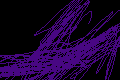

The image is a tile-based game level rendered from a .tmx file. Its description and source (layers, tilesets, objects; grid data summarised) follow:
An orthogonal 120x80 tile map with 1x1 px tiles, 2 tile layers (Tile Layer 1, purple).

<map version="1.9" tiledversion="1.9.2" orientation="orthogonal" renderorder="right-down" width="120" height="80" tilewidth="1" tileheight="1" infinite="0" nextlayerid="3" nextobjectid="1">
 <tileset firstgid="1" source="../OneDrive/Desktop/terrain_block.tsx" />
 <layer id="1" name="Tile Layer 1" width="120" height="80">
  <data>[9600 cells, 0 non-empty, 0 distinct tile ids]</data>
 </layer>
 <layer id="2" name="purple" width="120" height="80">
  <data>[9600 cells, 3517 non-empty, 1 distinct tile ids]</data>
 </layer>
</map>